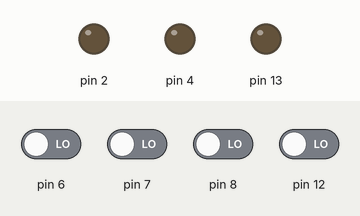
Simulated run of this sketch. Board: Arduino Uno, built with avr-gcc and run on an emulated ATmega328P. Shown: output pins drawn as LEDs (lit = HIGH). The inputs (shaded band) are chosen by the test bench; at power-on: pin 6–8, pin 12 LOW.

Above: at 1.2 s.
1.3 s: pin 6 driven HIGH
At 1.6 s:
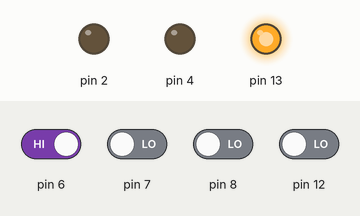
4.3 s: pin 7 driven HIGH
At 5.1 s:
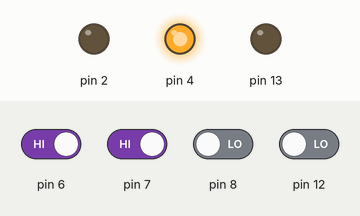
7.3 s: pin 7 driven LOW
At 10.1 s:
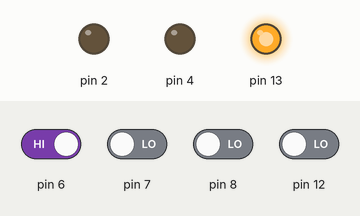
10.3 s: pin 12 driven HIGH
12.8 s: pin 12 driven LOW
Timing chart, 0 to 15.8 s (numbered marks = the images above; inputs shaded):
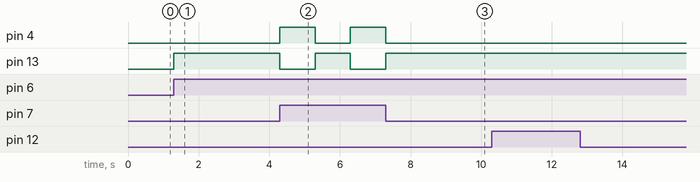

Measured:
- after the input at 1.3 s, pin 13: LOW → HIGH at once
- after the input at 4.3 s, pin 4: LOW → HIGH at once, → LOW 1.0 s later, → HIGH 1.0 s later; pin 13: HIGH → LOW at once, → HIGH 1.0 s later, → LOW 1.0 s later
- after the input at 7.3 s, pin 4: goes on until 7.3 s, then stays LOW; pin 13: goes on until 7.3 s, then stays HIGH

The sketch:

Project.ino
```cpp
void setup() {
  Serial.begin(9600);
  pinMode(4, OUTPUT);
  pinMode(13, OUTPUT);
  pinMode(6, INPUT);
  pinMode(7, INPUT);
  pinMode(8, INPUT);
  pinMode(12, INPUT);
  pinMode(2,OUTPUT);

}

void loop() {
a();
b();
c();
d();
}

int a(){

    if (digitalRead(6) == HIGH)
    {
      digitalWrite(4, LOW); // close the window
      digitalWrite(13, HIGH);
      delay(1000);
      digitalWrite(4,HIGH);
    }
    return 0;
}
int b(){
  if (digitalRead(7) == HIGH)
    {
      digitalWrite(4, HIGH); // open the window
      digitalWrite(13, LOW);
      delay(1000);
      digitalWrite(4,LOW);
    }
    return 0;
}
int c(){
  if (digitalRead(8) == HIGH)
    {
      digitalWrite(4, HIGH); // open the window
      digitalWrite(13, LOW);
      delay(1000);
          digitalWrite(4,LOW);
    }
    return 0;
}
int d(){
  if (digitalRead(12) == HIGH)
    {
      digitalWrite(13, HIGH); // close the window
      digitalWrite(4, LOW);
      delay(1000);
      digitalWrite(13,LOW);
    }
    return 0;
}
```
